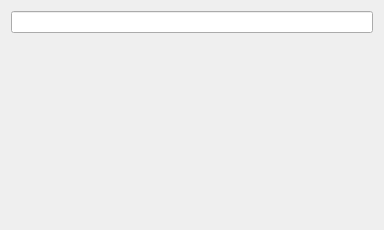
<?xml version="1.0" encoding="UTF-8"?>
<ui version="4.0">
 <class>ResponseInfoWidget</class>
 <widget class="QWidget" name="ResponseInfoWidget">
  <property name="geometry">
   <rect>
    <x>0</x>
    <y>0</y>
    <width>384</width>
    <height>230</height>
   </rect>
  </property>
  <property name="windowTitle">
   <string>Form</string>
  </property>
  <layout class="QGridLayout" name="gridLayout">
   <item row="0" column="0">
    <widget class="QLineEdit" name="_task_name">
     <property name="readOnly">
      <bool>true</bool>
     </property>
    </widget>
   </item>
   <item row="1" column="0">
    <widget class="QWidget" name="_response_text" native="true"/>
   </item>
  </layout>
 </widget>
 <resources/>
 <connections/>
</ui>
